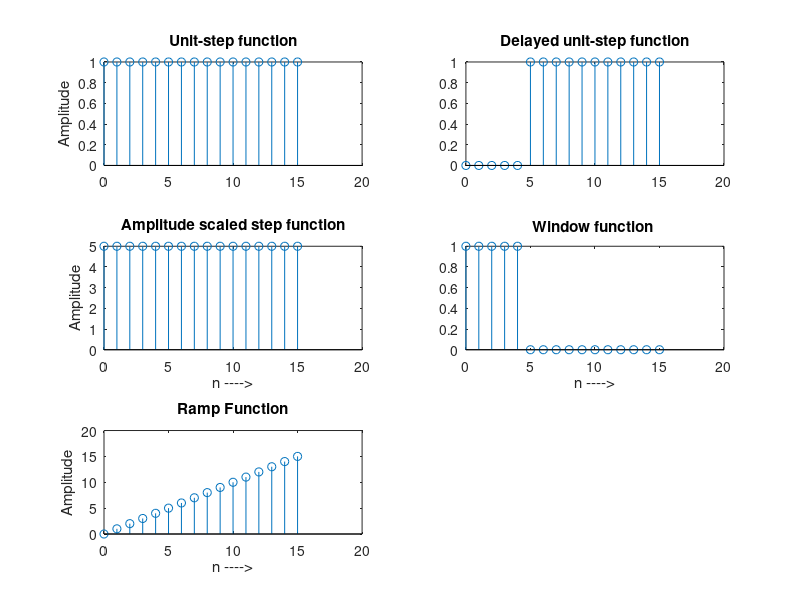

This chart was generated by the following MATLAB code:
 n=0:15; 
u=[(n)>=0];
u5=[(n-5)>=0];  
a5=5*u; 
xn=u-u5;
xr=n.*u; 
subplot(3,2,1);
stem(n,u); 
title('Unit-step function');
ylabel('Amplitude');
subplot(3,2,2); stem(n,u5); title('Delayed unit-step function');
subplot(3,2,3); stem(n,a5); title('Amplitude scaled step function');
ylabel('Amplitude'); xlabel('n ---->');
subplot(324); stem(n,xn); title('Window function '); xlabel('n ---->');
subplot(325); stem(n,xr); title('Ramp Function'); 
ylabel('Amplitude'); xlabel('n ---->');
